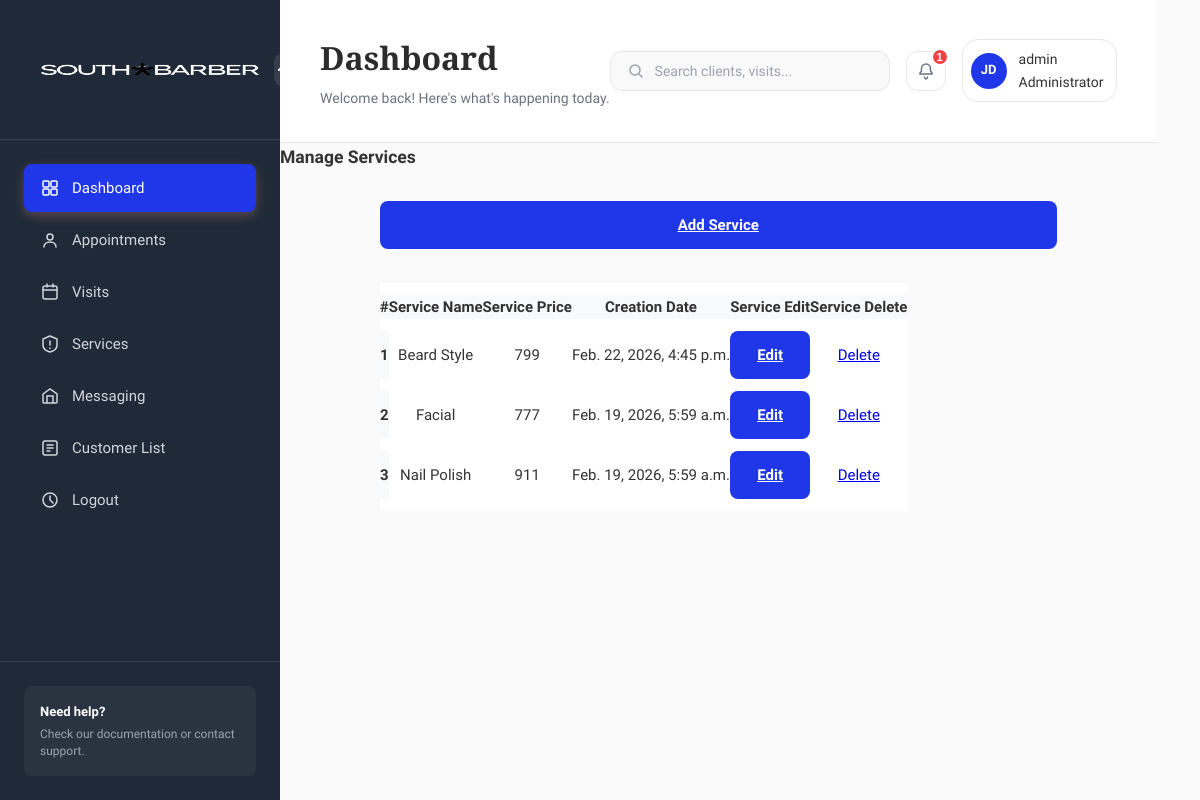
The app's page /adminsection/manageservices/ (signed in), older data.
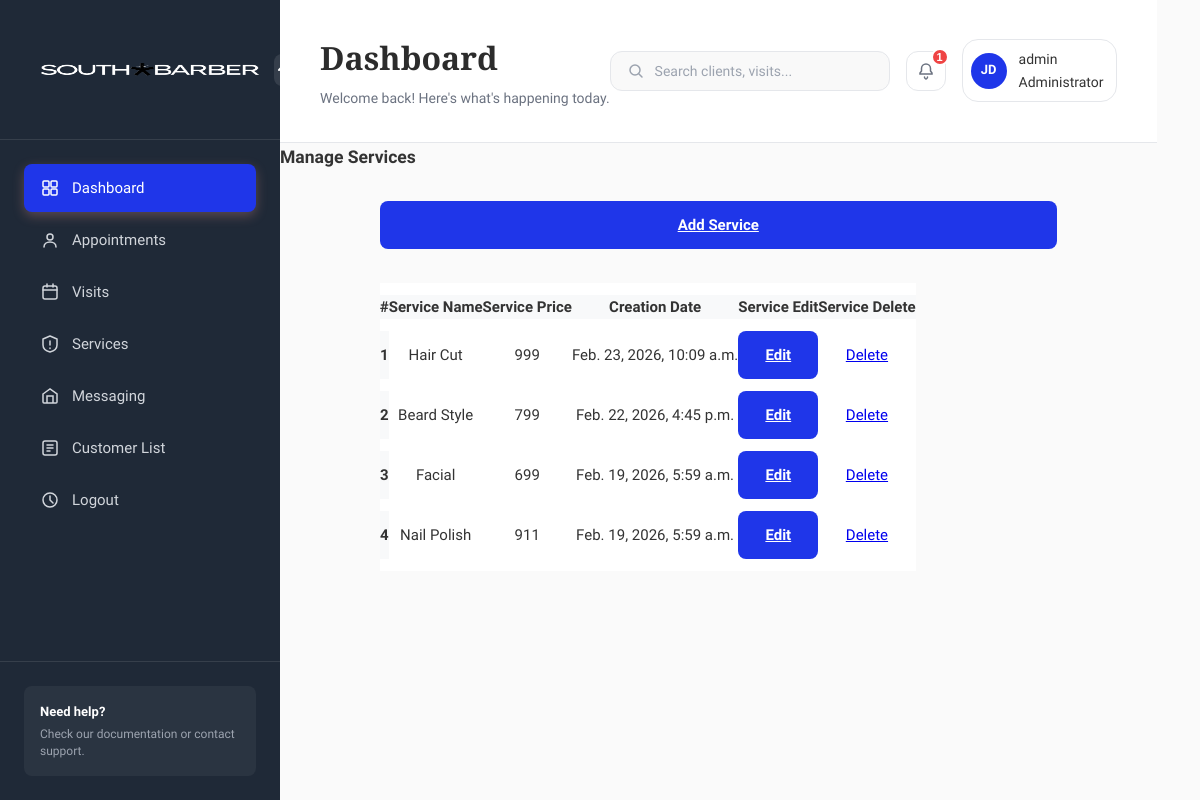
The same page, newer data.
### adminsection/models.py (models this page shows, shortened)
class Service(models.Model):
    ServiceName = models.CharField(max_length=25)
    Cost = models.PositiveIntegerField()
    TimeStamp = models.DateTimeField(auto_now_add=True)

### adminsection/views.py (the view)
# urls.py: path('manageservices/', views.manageservices, name='manageservices'),
@staff_member_required
def manageservices(request):
    Services = Service.objects.order_by('-TimeStamp')
    context = {
        'Services': Services
    }
    return render(request, 'adminsection/manage-services.html', context)

### templates/adminsection/manage-services.html (shortened to what this page needs)
{% extends 'adminsection/base.html' %}
{% load static %}
{% block content %}
<div id="page-wrapper">
	<div class="main-page">
		<div class="tables">
			<h3 class="title1">Manage Services</h3>
			<div class="table-container">
    			<div class="table-responsive">
                <div style="margin-bottom: 10px;">
                <a href="{% url 'addservices' %}" class="btn btn-primary">
                     Add Service
                </a>
                </div>
				<table class="table table-bordered">
					<thead>
						<tr>
							<th>#</th>
							<th>Service Name</th>
							<th>Service Price</th>
							<br>
							<th>Creation Date</th>
							<th>Service Edit</th>
                            <th>Service Delete</th>
						</tr>
					</thead>
					<tbody>
						{% for service in Services %}
						<tr>
							<th scope="row">{{ forloop.counter }}</th>
							<td>{{ service.ServiceName}}</td>
							<td>{{ service.Cost}}</td>
							<td>{{ service.TimeStamp}}</td>
							<td>
							<a href="{% url 'updateservice' service.id %}" class="btn btn-primary btn-sm">
								Edit
							</a>
							</td>
							<td>
							<a href="{% url 'delete_service' service.id %}"
							class="btn btn-danger btn-sm"
							onclick="return confirm('Are you sure you want to delete this Service?');">
								Delete
							</a>
							</td>
						</tr>
						{% endfor %}
					</tbody>
				</table>
			</div>
		</div>
	</div>
</div>
</div>
{% endblock %}

Row changes from the older to the newer data that the page shows:
added Service: ServiceName "Hair Cut", Cost "999", TimeStamp "Feb. 23, 2026, 10:09 a.m."
changed Service "Facial": Cost "777" → "699"
